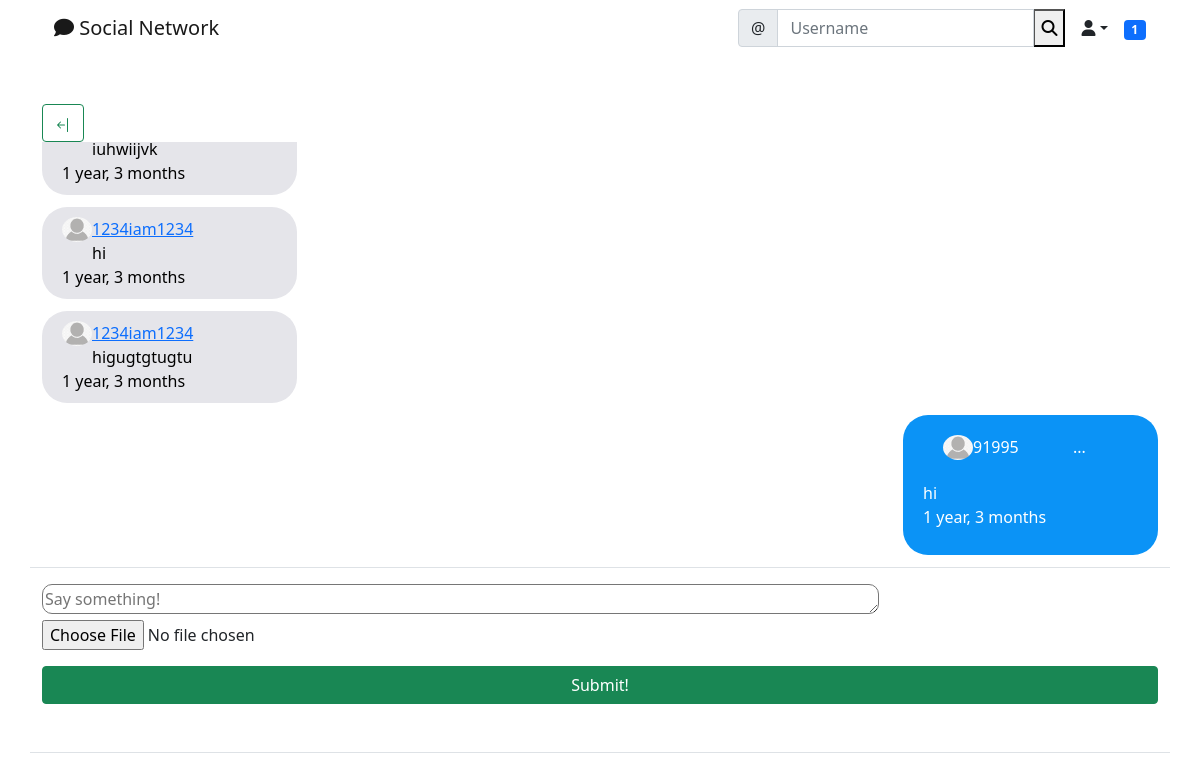
Screenshot of /chats/userchat/2 (signed in) with the database file from the repository.
### chats/models.py (models this page shows)
class Messages(models.Model):
    message = models.TextField()
    image = models.ImageField(
        upload_to="uploads/message_photos", null=True, blank=True)
    created_on = models.DateTimeField(default=timezone.now)
    author = models.ForeignKey(User, on_delete=models.CASCADE)
    chat = models.ForeignKey('Chats', on_delete=models.CASCADE)

### social/models.py (models this page shows)
class UserProfile(models.Model):
    user = models.OneToOneField(User, primary_key=True, verbose_name='user',
                                related_name='profile', on_delete=models.CASCADE)
    name = models.CharField(max_length=30, blank=True, null=True)
    bio = models.TextField(max_length=500, blank=True, null=True)
    birth_date = models.DateField(blank=True, null=True)
    location = models.CharField(max_length=100, blank=True, null=True)
    picture = models.ImageField(upload_to='uploads/profile_pictures',
                                default='uploads/profile_pictures/default.png', blank=True)
    followers = models.ManyToManyField(
        User, blank=True, related_name='followers')

### chats/views.py (the view, shortened to what this page needs)
# urls.py: path('userchat/<int:pk>', ChatView.as_view(),  name='chat'),
class ChatView(View, LoginRequiredMixin, UserPassesTestMixin):
    def get(self, request, pk, *args, **kwargs):
        chat = get_object_or_404(Chats, pk=pk)
        messages = Messages.objects.filter(
            chat=chat).order_by('created_on')
        notification = Notification.objects.filter(to_user=request.user)
        for n in notification:
            if n.chat == chat:
                n.delete()
        authorized = False
        for user in chat.users.all():
            if user == request.user:
                authorized = True
        form = MessageForm()
        context = {
            'messages': messages,
            'form': form
        }
        if authorized:
            return render(request, 'chats/chat.html', context)
        else:
            return render(request, 'chats/forbidden.html')

### chats/forms.py
class MessageForm(forms.ModelForm):
    message = forms.CharField(
        label='',
        widget=forms.Textarea(attrs={
            'rows': 1,
            'placeholder': 'Say something!',
            'style': 'border-radius: 10px; width: 75%'
        })
    )
    image = forms.ImageField(label='', required=False)
    class Meta:
        model = Messages
        fields = ['message', 'image']

### landing/templatetags/custom_tags.py (called while the page is built)
@register.inclusion_tag('social/show_notifications.html', takes_context=True)
def show_notifications(context):
    request_user = context['request'].user
    notifications = Notification.objects.filter(
        to_user=request_user).exclude(user_has_seen=True).order_by('-date')
    return {'notifications': notifications}

### chats/templates/chats/chat.html (shortened to what this page needs)
{% extends "landing/base.html" %}
{% block content %}
{%load crispy_forms_tags%}
<div class="container">
  <div class="row justify-content-center mt-5">
    <div class="col md-5 col-sm-12 border-bottom">
      <a href="{% url 'chats_list' %}" class="btn btn-outline-success">
      </a>
      <div style="overflow-y: scroll; height:425px;" class="cont" id="myDiv">
        {% for message in messages%}
        {% if message.author == request.user %}
        <div class="send">
          <p class="messagep">
            <img src="{{message.author.profile.picture.url}}"alt=""width="30px"height="25"style="border-radius:50%;float: left;margin-left:0px;">{{message.author}}
            <span id='messagedropdown' onclick="messageDropdown({{message.pk}})" style="margin-left: 50px">...</span>
            {{message.message}}<br>{{message.created_on|timesince}}
          </p>
        </div>
        {% else %}
          <p class="receive" style="margin-right: auto; margin-left: 0;"><img src="{{message.author.profile.picture.url}}" alt="" width="30px" height="25" style="border-radius: 50%;float: left;"><a href='{% url 'profile' message.author.profile.pk%}'>{{message.author}}</a><br>{{message.message}}<br>{{message.created_on|timesince}}</p>
        {% endif %}
        {% endfor %}
      </div>
    </div>
  </div>
  </div>
  <div class="container">
    <div class="row justify-content-center mt-3">
      <div class="col md-5 col-sm-12 border-bottom">
        <form method="POST" enctype="multipart/form-data">
          {{form.message}} {{form.image}}
          <div class="d-grid gap-2">
            <button  class="btn btn-success mt-3 mb-5">Submit!</button>
          </div>
        </form>
      </div>
    </div>
  </div>
{% endblock %}

### landing/templates/landing/base.html (style rules this page uses)
:root { --send-bg: #0B93F6; --send-color: white; --receive-bg: #E5E5EA; --receive-text: black; --page-background: white; }
.send { max-width: 255px; word-wrap: break-word; margin-bottom: 12px; line-height: 24px; position: relative; padding: 10px 20px; border-radius: 25px; color: var(--send-color); background: var(--send-bg); margin-left: auto; margin-right: 0; }
.receive { max-width: 255px; word-wrap: break-word; margin-bottom: 12px; line-height: 24px; position: relative; padding: 10px 20px; border-radius: 25px; background: var(--receive-bg); color: black; margin-left: auto; margin-right: 0; }

### rows the page displays
Messages: message "iuhwiijvk", created_on "1 year, 3 months"
Messages: author.profile.picture (placeholder picture), author "1234iam1234", message "hi", created_on "1 year, 3 months"
Messages: author.profile.picture (placeholder picture), author "1234iam1234", message "higugtgtugtu", created_on "1 year, 3 months"
Messages: author.profile.picture (placeholder picture), author "91995", message "hi", created_on "1 year, 3 months"

### other values shown
{{ notifications.count }} "1"
